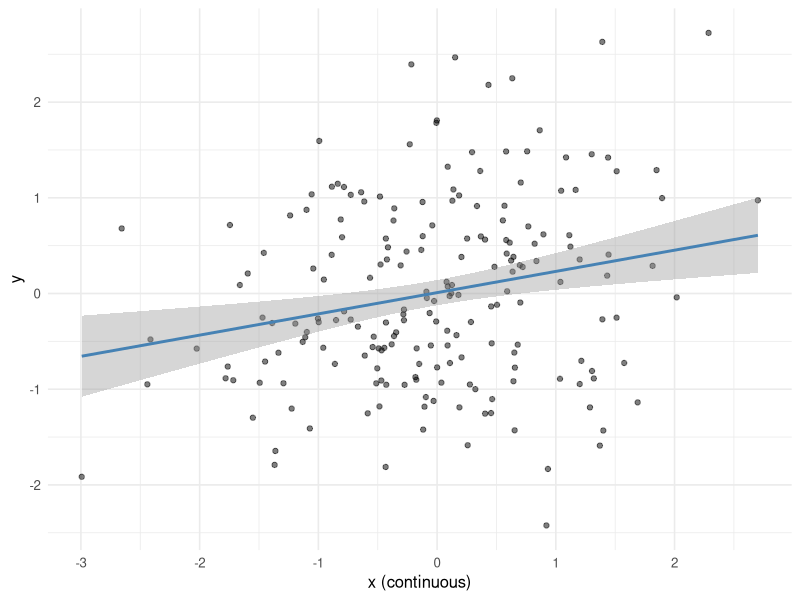
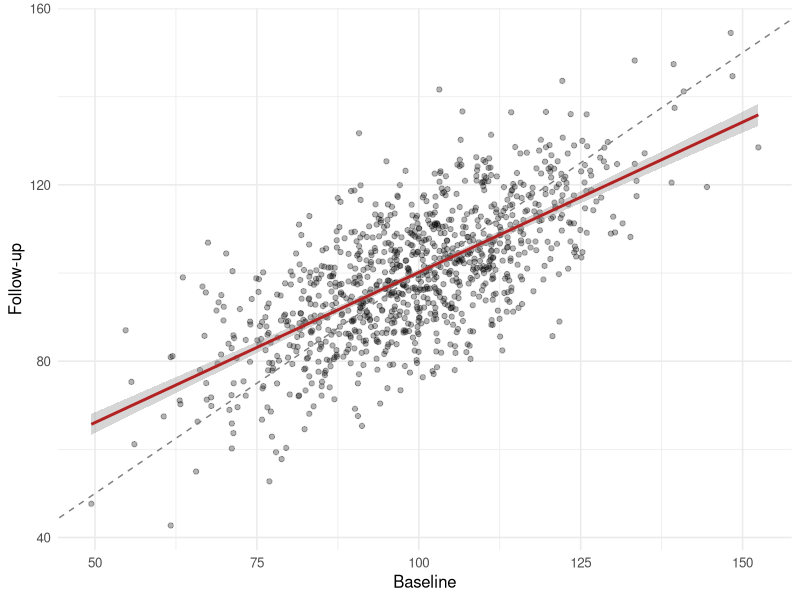

Generate these figures, in order, with R:
## ---- chunk 1
#| label: setup
library(tidyverse)
library(broom)
set.seed(42)
theme_set(theme_minimal(base_size = 12))
## ---- chunk 2
n <- 200
x <- rnorm(n)
y <- 0.3 * x + rnorm(n, 0, 1)
dat1 <- tibble(x, y, x_bin = factor(ifelse(x > median(x), "high", "low")))

ggplot(dat1, aes(x, y)) +
  geom_point(alpha = 0.5) +
  geom_smooth(method = "lm", colour = "steelblue") +
  labs(x = "x (continuous)", y = "y")
## ---- chunk 3
tidy(lm(y ~ x, data = dat1))     # continuous
tidy(lm(y ~ x_bin, data = dat1)) # median split
## ---- chunk 4
n2 <- 1000
pre  <- rnorm(n2, 100, 15)
post <- 0.7 * (pre - 100) + 100 + rnorm(n2, 0, 11)
dat2 <- tibble(pre, post) |>
  mutate(high_baseline = pre > quantile(pre, 0.8))

dat2 |>
  group_by(high_baseline) |>
  summarise(pre_mean = mean(pre), post_mean = mean(post),
            change = mean(post - pre))
## ---- chunk 5
ggplot(dat2, aes(pre, post)) +
  geom_point(alpha = 0.3) +
  geom_abline(slope = 1, intercept = 0, linetype = 2, colour = "grey50") +
  geom_smooth(method = "lm", colour = "firebrick") +
  labs(x = "Baseline", y = "Follow-up")
## ---- chunk 6
sessionInfo()
